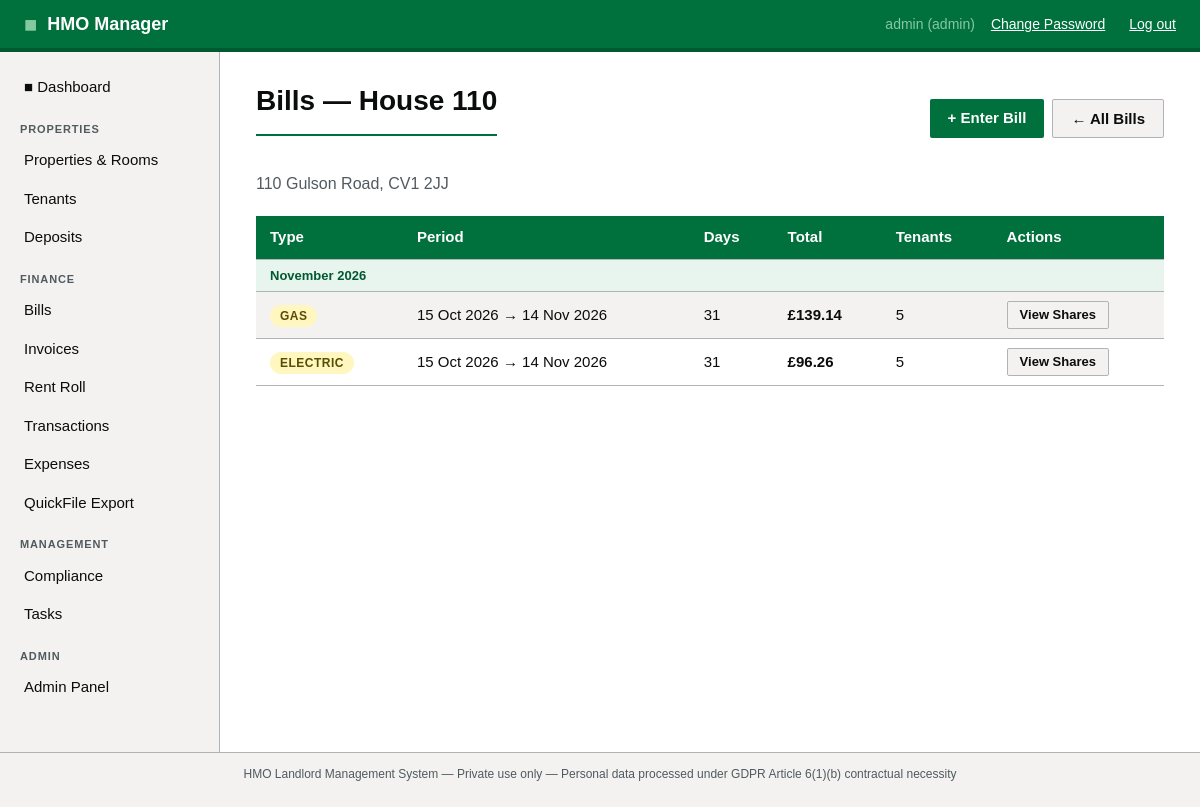
/bills/property/1 (signed in), run on the app's committed database.
### app/models.py (models this page shows, shortened)
class User(UserMixin, db.Model):
    __tablename__ = 'users'
    id = db.Column(db.Integer, primary_key=True)
    username = db.Column(db.String(64), unique=True, nullable=False)
    email = db.Column(db.String(120), unique=True, nullable=False)
    password_hash = db.Column(db.String(256), nullable=False)
    role = db.Column(db.String(20), default='landlord')  # admin / landlord / tenant
    is_active = db.Column(db.Boolean, default=True)
    created_at = db.Column(db.DateTime, default=datetime.utcnow)
    properties = db.relationship('Property', backref='owner', lazy='dynamic')
    tenants = db.relationship('Tenant', backref='landlord', lazy='dynamic',
                               foreign_keys='Tenant.user_id')

class Property(db.Model):
    __tablename__ = 'properties'
    id = db.Column(db.Integer, primary_key=True)
    user_id = db.Column(db.Integer, db.ForeignKey('users.id'), nullable=False)
    address_line1 = db.Column(db.String(200), nullable=False)
    address_line2 = db.Column(db.String(200))
    city = db.Column(db.String(100))
    postcode = db.Column(db.String(20))
    property_ref = db.Column(db.String(50))
    created_at = db.Column(db.DateTime, default=datetime.utcnow)
    rooms = db.relationship('Room', backref='property', lazy='dynamic',
                             cascade='all, delete-orphan')
    bills = db.relationship('Bill', backref='property', lazy='dynamic')
    compliance_docs = db.relationship('ComplianceDocument', backref='property', lazy='dynamic')
    tasks = db.relationship('Task', backref='property', lazy='dynamic')

class Bill(db.Model):
    __tablename__ = 'bills'
    id = db.Column(db.Integer, primary_key=True)
    property_id = db.Column(db.Integer, db.ForeignKey('properties.id'), nullable=False)
    user_id = db.Column(db.Integer, db.ForeignKey('users.id'), nullable=False)
    bill_type = db.Column(db.String(30), nullable=False)  # gas / electric / council_tax
    amount = db.Column(db.Numeric(10, 2), nullable=False)
    period_start = db.Column(db.Date, nullable=False)
    period_end = db.Column(db.Date, nullable=False)
    days_in_period = db.Column(db.Integer)
    is_shared = db.Column(db.Boolean, default=True)
    date_entered = db.Column(db.Date, default=datetime.utcnow)
    notes = db.Column(db.Text)
    shares = db.relationship('BillTenantShare', backref='bill', lazy='dynamic',
                              cascade='all, delete-orphan')

### app/bills/routes.py (the view)
@bills_bp.route('/property/<int:property_id>')
@login_required
@landlord_required
def by_property(property_id):
    prop = Property.query.filter_by(
        id=property_id, user_id=current_user.id
    ).first_or_404()
    bills = Bill.query.filter_by(
        property_id=property_id
    ).order_by(Bill.period_end.desc()).all()
    return render_template('bills/by_property.html', prop=prop, bills=bills)

### app/models.py (called while the page is built)
@login_manager.user_loader
def load_user(user_id):
    return User.query.get(int(user_id))

### app/utils.py (called while the page is built)
def landlord_required(f):
    @wraps(f)
    def decorated(*args, **kwargs):
        if not current_user.is_authenticated:
            return redirect(url_for('auth.login'))
        if current_user.role == 'tenant':
            flash('That area is for landlord accounts only.', 'error')
            return redirect(url_for('portal.index'))
        return f(*args, **kwargs)
    return decorated

### app/templates/bills/by_property.html (shortened to what this page needs)
{% extends "base.html" %}
{% block content %}
<div class="flex-between mb-2">
    <h1>Bills — {{ prop.property_ref or prop.address_line1 }}</h1>
    <div style="display:flex; gap:8px;">
        <a href="{{ url_for('bills.add') }}" class="btn btn-primary">+ Enter Bill</a>
        <a href="{{ url_for('bills.index') }}" class="btn btn-secondary">&larr; All Bills</a>
    </div>
</div>
<p class="text-muted">{{ prop.address_line1 }}{% if prop.address_line2 %}, {{ prop.address_line2 }}{% endif %}, {{ prop.postcode }}</p>
{% if bills %}
<table style="margin-top: 20px;">
    <thead>
        <tr>
            <th>Type</th>
            <th>Period</th>
            <th>Days</th>
            <th>Total</th>
            <th>Tenants</th>
            <th>Actions</th>
        </tr>
    </thead>
    <tbody>
        {% set last_month = namespace(val='') %}
        {% for bill in bills %}
        {% set month = bill.period_end.strftime('%B %Y') %}
        {% if month != last_month.val %}
        <tr style="background: var(--green-light);">
            <td colspan="6" style="font-weight:700; font-size:13px;
                                    color:var(--green-dark); padding: 6px 14px;">
                {{ month }}
            </td>
        </tr>
        {% set last_month.val = month %}
        {% endif %}
        <tr>
            <td>
                {% if bill.bill_type == 'gas' %}
                    <span class="badge badge-yellow">Gas</span>
                {% elif bill.bill_type == 'electric' %}
                    <span class="badge badge-yellow">Electric</span>
                {% elif bill.bill_type == 'council_tax' %}
                    <span class="badge badge-green">Council Tax</span>
                {% else %}
                    {{ bill.bill_type }}
                {% endif %}
            </td>
            <td>
                {{ bill.period_start.strftime('%d %b %Y') }}
                &rarr; {{ bill.period_end.strftime('%d %b %Y') }}
            </td>
            <td>{{ bill.days_in_period }}</td>
            <td><strong>£{{ '%.2f'|format(bill.amount) }}</strong></td>
            <td>{{ bill.shares.count() }}</td>
            <td>
                <a href="{{ url_for('bills.view', bill_id=bill.id) }}"
                   class="btn btn-secondary btn-sm">View Shares</a>
            </td>
        </tr>
        {% endfor %}
    </tbody>
</table>
{% else %}
<div class="card" style="max-width:500px; margin-top:20px;">
    <div class="card-title">No bills for this property yet</div>
    <p style="margin:8px 0 16px;">Enter your first bill to calculate tenant shares.</p>
    <a href="{{ url_for('bills.add') }}" class="btn btn-primary">+ Enter Bill</a>
</div>
{% endif %}
{% endblock %}

### app/templates/base.html (shortened to what this page needs)
<!DOCTYPE html>
<html lang="en">
<head>
    <link rel="stylesheet" href="{{ url_for('static', filename='css/main.css') }}">
</head>
<body>
<header class="site-header">
    <div class="header-inner">
        <div class="logo">
            <span class="logo-mark">&#9632;</span>
            <span class="logo-text">HMO Manager</span>
        </div>
        {% if current_user.is_authenticated %}
        <nav class="header-nav">
            {% if current_user.role == 'tenant' %}
            <span class="user-info">&#128100; {{ current_user.username }}</span>
            {% else %}
            <span class="user-info">{{ current_user.username }} ({{ current_user.role }})</span>
            {% endif %}
            <a href="{{ url_for('auth.change_password') }}" class="btn-link" style="margin-right:8px;">Change Password</a>
            <a href="{{ url_for('auth.logout') }}" class="btn-link">Log out</a>
        </nav>
        {% endif %}
    </div>
</header>
<div class="layout">
    {% if current_user.is_authenticated %}
    <aside class="sidebar">
        <nav class="sidebar-nav">
            <ul>
            {% if current_user.role == 'tenant' %}
                <li><a href="{{ url_for('portal.index') }}" class="nav-link">&#9632; My Home</a></li>
                <li class="nav-section">My Tenancy</li>
                <li><a href="{{ url_for('portal.profile') }}" class="nav-link">My Details</a></li>
                <li><a href="{{ url_for('portal.contracts') }}" class="nav-link">My Contracts</a></li>
                <li class="nav-section">Finance</li>
                <li><a href="{{ url_for('portal.rent_roll') }}" class="nav-link">My Account</a></li>
                <li><a href="{{ url_for('portal.invoices') }}" class="nav-link">My Invoices</a></li>
                <li class="nav-section">Requests</li>
                <li><a href="{{ url_for('portal.tasks') }}" class="nav-link">My Requests</a></li>
                <li><a href="{{ url_for('portal.add_task') }}" class="nav-link">+ New Request</a></li>
            {% else %}
                <li><a href="{{ url_for('dashboard.index') }}" class="nav-link">&#9632; Dashboard</a></li>
                <li class="nav-section">Properties</li>
                <li><a href="{{ url_for('properties.index') }}" class="nav-link">Properties &amp; Rooms</a></li>
                <li><a href="{{ url_for('tenants.index') }}" class="nav-link">Tenants</a></li>
                <li><a href="{{ url_for('deposits.index') }}" class="nav-link">Deposits</a></li>
                <li class="nav-section">Finance</li>
                <li><a href="{{ url_for('bills.index') }}" class="nav-link">Bills</a></li>
                <li><a href="{{ url_for('invoices.index') }}" class="nav-link">Invoices</a></li>
                <li><a href="{{ url_for('invoices.rent_roll') }}" class="nav-link">Rent Roll</a></li>
                <li><a href="{{ url_for('transactions.index') }}" class="nav-link">Transactions</a></li>
                <li><a href="{{ url_for('expenses.index') }}" class="nav-link">Expenses</a></li>
                <li><a href="{{ url_for('reports.index') }}" class="nav-link">QuickFile Export</a></li>
                <li class="nav-section">Management</li>
                <li><a href="{{ url_for('compliance.index') }}" class="nav-link">Compliance</a></li>
                <li><a href="{{ url_for('tasks.index') }}" class="nav-link">Tasks</a></li>
                {% if current_user.role == 'admin' %}
                <li class="nav-section">Admin</li>
                <li><a href="{{ url_for('admin.index') }}" class="nav-link">Admin Panel</a></li>
                {% endif %}
            {% endif %}
            </ul>
        </nav>
    </aside>
    {% endif %}
    <main class="main-content">
        {% block content %}{% endblock %}
    </main>
</div>
<footer class="site-footer">
    <p>HMO Landlord Management System &mdash; Private use only &mdash;
    Personal data processed under GDPR Article 6(1)(b) contractual necessity</p>
</footer>
</body>
</html>

### app/static/css/main.css (style rules this page uses)
:root { --green-primary: #00703c; --green-dark: #005a30; --green-light: #e8f5ee; --green-accent: #85c99e; --white: #ffffff; --grey-light: #f3f2f1; --grey-mid: #b1b4b6; --grey-dark: #505a5f; --text-primary: #0b0c0c; --text-secondary: #505a5f; --error: #d4351c; --warning: #fd0; --border: #b1b4b6; --sidebar-width: 220px; --header-height: 52px; }
* { box-sizing: border-box; margin: 0; padding: 0; }
body { font-family: "GDS Transport", Arial, sans-serif; font-size: 16px; line-height: 1.5; color: var(--text-primary); background: var(--white); }
.site-header { background: var(--green-primary); color: var(--white); height: var(--header-height); position: sticky; top: 0; z-index: 100; border-bottom: 4px solid var(--green-dark); }
.header-inner { display: flex; align-items: center; justify-content: space-between; padding: 0 24px; height: 100%; }
.logo { display: flex; align-items: center; gap: 10px; font-size: 18px; font-weight: 700; color: var(--white); text-decoration: none; }
.logo-mark { color: var(--green-accent); font-size: 22px; }
.header-nav { display: flex; align-items: center; gap: 16px; font-size: 14px; }
.user-info { color: var(--green-accent); }
.btn-link { color: var(--white); text-decoration: underline; cursor: pointer; }
.layout { display: flex; min-height: calc(100vh - var(--header-height) - 48px); }
.sidebar { width: var(--sidebar-width); background: var(--grey-light); border-right: 1px solid var(--border); padding: 16px 0; flex-shrink: 0; }
.sidebar-nav ul { list-style: none; }
.sidebar-nav .nav-link { display: block; padding: 8px 20px; color: var(--text-primary); text-decoration: none; font-size: 15px; border-left: 4px solid transparent; transition: background 0.15s, border-color 0.15s; }
.nav-section { padding: 14px 20px 4px; font-size: 11px; font-weight: 700; text-transform: uppercase; letter-spacing: 0.08em; color: var(--grey-dark); }
.main-content { flex: 1; padding: 28px 36px; overflow-x: auto; }
h1 { font-size: 28px; font-weight: 700; color: var(--text-primary); margin-bottom: 20px; padding-bottom: 12px; border-bottom: 2px solid var(--green-primary); }
p { margin-bottom: 12px; color: var(--text-secondary); }
.btn { display: inline-block; padding: 8px 18px; font-size: 15px; font-weight: 600; border: none; border-radius: 2px; cursor: pointer; text-decoration: none; line-height: 1.4; }
.btn-primary { background: var(--green-primary); color: var(--white); }
.btn-secondary { background: var(--grey-light); color: var(--text-primary); border: 1px solid var(--border); }
.btn-sm { padding: 4px 12px; font-size: 13px; }
table { width: 100%; border-collapse: collapse; font-size: 15px; margin-bottom: 24px; }
thead th { background: var(--green-primary); color: var(--white); padding: 10px 14px; text-align: left; font-weight: 600; }
tbody tr:nth-child(even) { background: var(--grey-light); }
td, th { padding: 9px 14px; border-bottom: 1px solid var(--border); vertical-align: middle; }
.badge { display: inline-block; padding: 2px 10px; border-radius: 12px; font-size: 12px; font-weight: 700; text-transform: uppercase; letter-spacing: 0.04em; }
.badge-yellow { background: #fff7bf; color: #594d00; }
.site-footer { background: var(--grey-light); border-top: 1px solid var(--border); padding: 12px 24px; font-size: 12px; color: var(--grey-dark); text-align: center; }
.text-muted { color: var(--text-secondary); }
.mb-2 { margin-bottom: 16px; }
.flex-between { display: flex; justify-content: space-between; align-items: center; }

### data on the page
User: username "admin", role "admin"
Property: property_ref "House 110", address_line1 "110 Gulson Road", postcode "CV1 2JJ"
Bill: month "November 2026", bill_type "GAS", period_start "15 Oct 2026", period_end "14 Nov 2026", days_in_period "31", amount "139.14", shares.count "5"
Bill: bill_type "ELECTRIC", period_start "15 Oct 2026", period_end "14 Nov 2026", days_in_period "31", amount "96.26", shares.count "5"
